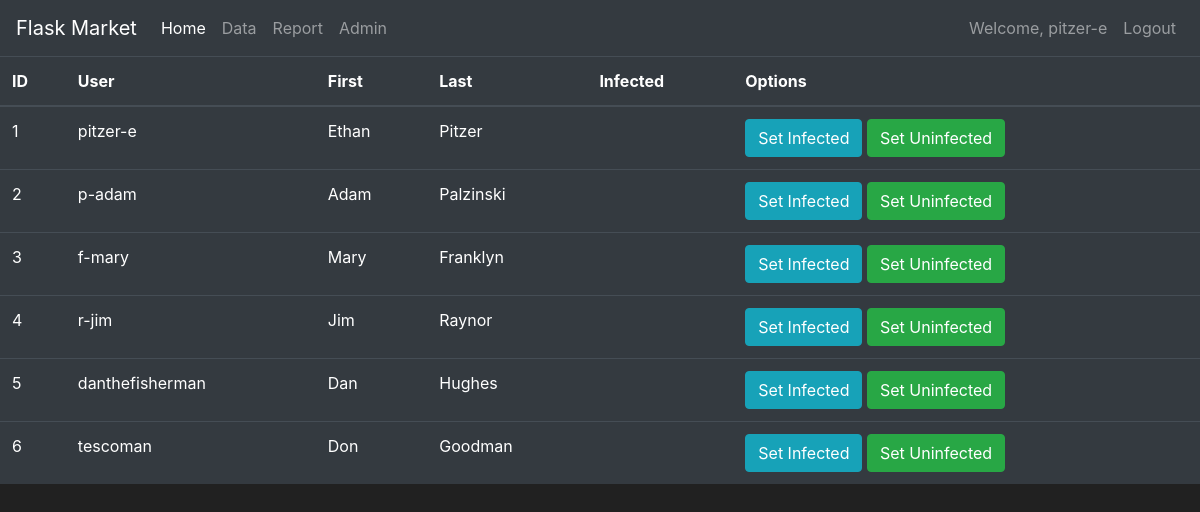
The page /admin (signed in) on the database its author committed.
### tracker/models.py (models this page shows, shortened)
class User(db.Model, UserMixin):
    first = db.Column(db.String(length=30), nullable=False)
    last = db.Column(db.String(length=30), nullable=False)
    username = db.Column(db.String(length=30), nullable=False, unique=True)
    password_hash = db.Column(db.String(length=60), nullable=False)
    infection_probability = db.Column(db.Float(), nullable=False, default=0)
    id = db.Column(db.Integer(), primary_key=True)
    @property
    def password(self):
        return self.password

### tracker/routes.py (the view)
@app.route('/admin')
@login_required
def admin_page():
    users = User.query.all()
    return render_template('admin.html', users=users)

### tracker/models.py (called while the page is built)
@login_manager.user_loader
def load_user(user_id):
    return User.query.get(int(user_id))

### tracker/templates/admin.html (shortened to what this page needs)
{% extends 'base.html' %}
{% block content %}
<table class="table table-hover table-dark">
	<thead>
		<tr>
			<th scope="col">ID</th>
			<th scope="col">User</th>
			<th scope="col">First</th>
			<th scope="col">Last</th>
			<th scope="col">Infected</th>
			<th scope="col">Options</th>
		</tr>
	</thead>
	<tbody>
		{% for user in users %}
		<tr>
			<td>{{ user.id }}</td>
			<td>{{ user.username }}</td>
			<td>{{ user.first }}</td>
			<td>{{ user.last }}</td>
			<td>{{ user.is_infected }}</td>
			<td>
				<button class="btn btn-outline btn-info">Set Infected</button>
				<button class="btn btn-outline btn-success">Set Uninfected</button>
			</td>
		</tr> {% endfor %} </tbody>
</table> {% endblock %}

### tracker/templates/base.html (shortened to what this page needs)
<!doctype html>
<html lang="en">
<head>
	<link rel="stylesheet" href="https://cdn.jsdelivr.net/npm/bootstrap@4.5.3/dist/css/bootstrap.min.css">
</head>
<body>
	<nav class="navbar navbar-expand-md navbar-dark bg-dark"> <a class="navbar-brand" href="#">Flask Market</a>
		<div class="collapse navbar-collapse" id="navbarNav">
			<ul class="navbar-nav mr-auto">
				<li class="nav-item active"> <a class="nav-link" href="{{ url_for('home_page') }}">Home <span class="sr-only">(current)</span></a> </li>
				<li class="nav-item"> <a class="nav-link" href="{{ url_for('data_page') }}">Data</a> </li>
				<li class="nav-item"> <a class="nav-link" href="{{ url_for('report_page') }}">Report</a> </li>
				<li class="nav-item"> <a class="nav-link" href="{{ url_for('admin_page') }}">Admin</a> </li>
			</ul>
			{% if current_user.is_authenticated %}
			<ul class="navbar-nav">
				<li class="nav-item"> <a class="nav-link">Welcome, {{ current_user.username }}</a> </li>
				<li class="nav-item"> <a class="nav-link" href="{{ url_for('logout_page') }}">Logout</a> </li>
			</ul> {% else %}
			<ul class="navbar-nav">
				<li class="nav-item"> <a class="nav-link" href="{{ url_for('login_page') }}">Login</a> </li>
				<li class="nav-item"> <a class="nav-link" href="{{ url_for('register_page') }}">Register</a> </li>
			</ul> {% endif %} </div>
	</nav>
	{% block content %}
	{% endblock %}
	<link rel="stylesheet" href="https://cdnjs.cloudflare.com/ajax/libs/bootstrap-datepicker/1.4.1/css/bootstrap-datepicker3.css" /> </body>
</html>

### tracker/templates/base.html (style rules this page uses)
body { background-color: #212121; color: white }

### rows shown on the page
User: username "pitzer-e", id "1", first "Ethan", last "Pitzer"
User: id "2", username "p-adam", first "Adam", last "Palzinski"
User: id "3", username "f-mary", first "Mary", last "Franklyn"
User: id "4", username "r-jim", first "Jim", last "Raynor"
User: id "5", username "danthefisherman", first "Dan", last "Hughes"
User: id "6", username "tescoman", first "Don", last "Goodman"
